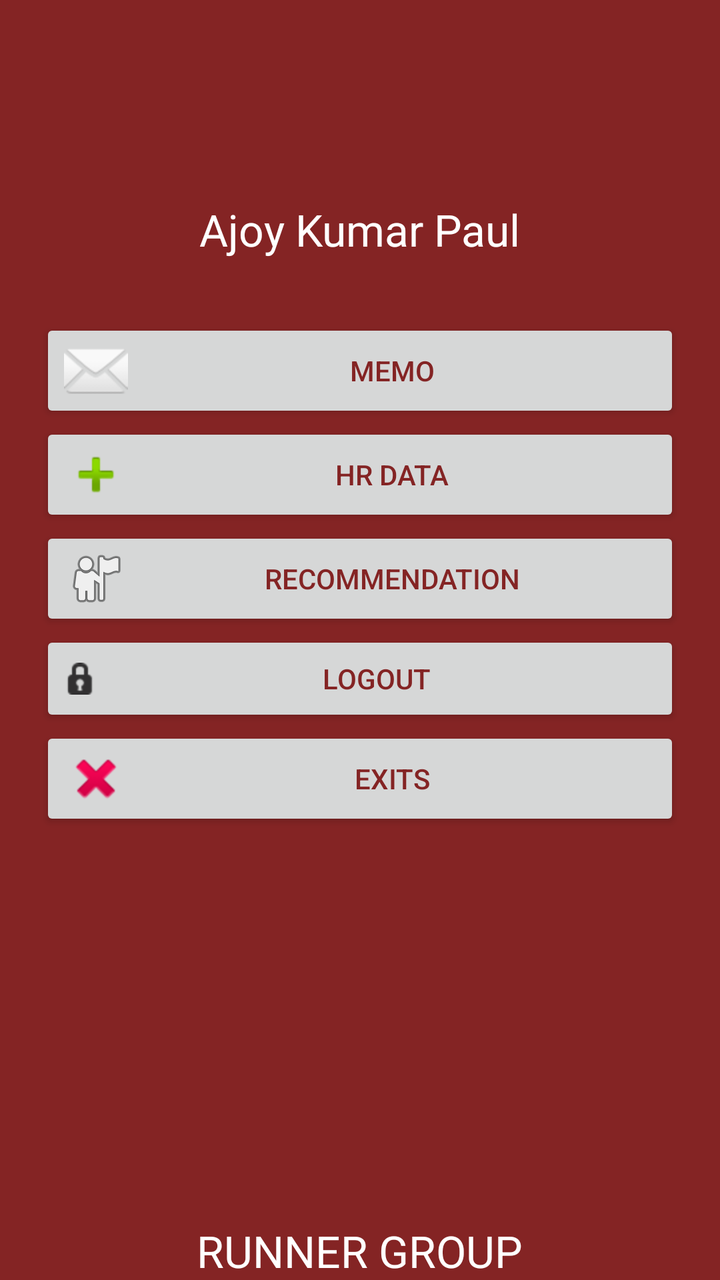
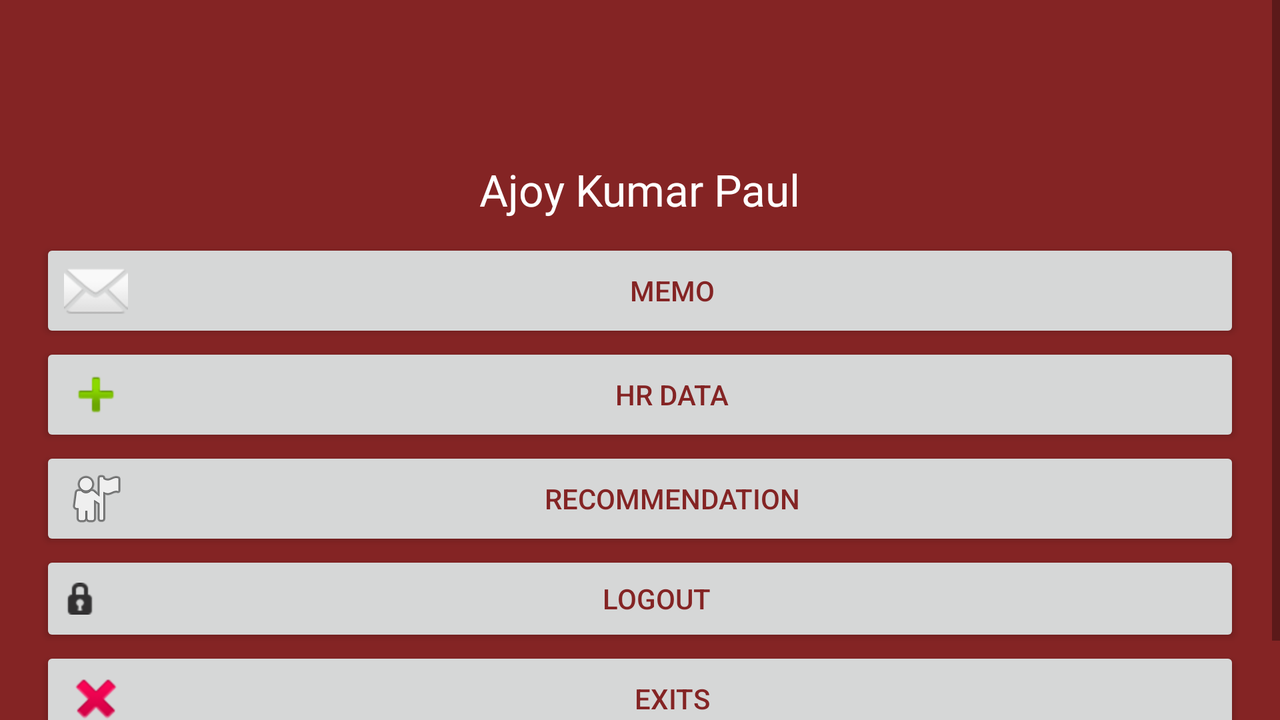

An Android layout and its configuration variant, each rendered on a device that would load it. The default file and the variant file are quoted in full after the pictures.
<!-- AndroidManifest.xml: application theme MyMaterialTheme -->
<!-- res/layout/fragment_home.xml -->
<LinearLayout xmlns:android="http://schemas.android.com/apk/res/android"
    xmlns:tools="http://schemas.android.com/tools"
    android:layout_width="match_parent"
    android:layout_height="match_parent"
    android:background="@color/background_color"
    tools:context=".fragment.HomeFragment">


    <LinearLayout
        android:layout_width="match_parent"
        android:layout_height="match_parent"
        android:layout_marginLeft="20dp"
        android:layout_marginRight="20dp"
        android:layout_marginTop="20dp"
        android:orientation="vertical">


        <ImageView
            android:id="@+id/profile_image"
            android:layout_width="100dp"
            android:layout_height="80dp"
            android:layout_gravity="center"
            android:src="@drawable/ic_search" />

        <TextView
            android:id="@+id/txt_user_name"
            android:layout_width="wrap_content"
            android:layout_height="wrap_content"
            android:layout_gravity="center"
            android:text="Ajoy Kumar Paul"
            android:textAppearance="?android:attr/textAppearanceLarge"
            android:textColor="#ffffff" />

        <Button
            android:id="@+id/btnMemo"
            android:layout_width="match_parent"
            android:layout_height="wrap_content"
            android:layout_marginTop="30dp"
            android:drawableLeft="@android:drawable/ic_dialog_email"

            android:onClick="btnMemoOnClick"
            android:text="Memo"
            android:textColor="@color/background_color" />

        <Button
            android:id="@+id/btnHrData"
            android:layout_width="match_parent"
            android:layout_height="wrap_content"
            android:drawableLeft="@android:drawable/ic_input_add"
            android:onClick="btnHrDataOnclick"
            android:text="HR Data"
            android:textColor="@color/background_color" />

        <Button
            android:id="@+id/btnRecommendation"
            android:layout_width="match_parent"
            android:layout_height="wrap_content"
            android:drawableLeft="@android:drawable/ic_menu_myplaces"
            android:onClick="btnRecommendationOnClick"
            android:text="Recommendation"
            android:textColor="@color/background_color" />

        <Button
            android:id="@+id/btnLogout"
            android:layout_width="match_parent"
            android:layout_height="wrap_content"
            android:drawableLeft="@android:drawable/ic_secure"
            android:onClick="btnLogOutOnClick"
            android:text="Logout"
            android:textColor="@color/background_color" />


        <Button
            android:id="@+id/btnExits"
            android:layout_width="match_parent"
            android:layout_height="wrap_content"
            android:drawableLeft="@android:drawable/ic_delete"
            android:onClick="btnExitsOnClick"
            android:text="EXits"
            android:textColor="@color/background_color" />

        <RelativeLayout
            android:layout_width="match_parent"
            android:layout_height="match_parent">

            <TextView
                android:id="@+id/textView3"
                android:layout_width="wrap_content"
                android:layout_height="wrap_content"
                android:layout_alignParentBottom="true"
                android:layout_centerInParent="true"
                android:text="RUNNER GROUP"
                android:textAppearance="?android:attr/textAppearanceLarge"
                android:textColor="#FFF" />
        </RelativeLayout>


    </LinearLayout>

</LinearLayout>
<!-- resources referenced by this layout -->
<resources>
  <color name="background_color">#842424</color>
  <!-- from res/values-v21/ -->
  <style name="MyMaterialTheme" parent="MyMaterialTheme.Base">
          <item name="android:windowContentTransitions">true</item>
          <item name="android:windowAllowEnterTransitionOverlap">true</item>
          <item name="android:windowAllowReturnTransitionOverlap">true</item>
          <item name="android:windowSharedElementEnterTransition">@android:transition/move</item>
          <item name="android:windowSharedElementExitTransition">@android:transition/move</item>
          <item name="android:toolbarStyle">@android:color/holo_green_light</item>
      </style>
  <style name="MyMaterialTheme.Base" parent="Theme.AppCompat.Light.DarkActionBar">
          <item name="windowNoTitle">true</item>
          <item name="windowActionBar">false</item>
          <item name="colorPrimary">@color/colorPrimary</item>
          <item name="colorPrimaryDark">@color/colorPrimaryDark</item>
          <item name="colorAccent">@color/colorAccent</item>
  
  
      </style>
  <color name="colorPrimary">#842424</color>
  <color name="colorPrimaryDark">#48080e</color>
  <color name="colorAccent">#69161a</color>
</resources>
<!-- res/layout-land/fragment_home.xml (the repository's variant of the layout above) -->
<!-- drawn on the phone turned sideways -->
<LinearLayout xmlns:android="http://schemas.android.com/apk/res/android"
    xmlns:tools="http://schemas.android.com/tools"
    android:layout_width="match_parent"
    android:layout_height="match_parent"
    android:background="@color/background_color"
    tools:context=".fragment.HomeFragment">

    <ScrollView
        android:layout_width="match_parent"
        android:layout_height="match_parent">

        <LinearLayout
            android:layout_width="match_parent"
            android:layout_height="match_parent"
            android:layout_marginLeft="20dp"
            android:layout_marginRight="20dp"
            android:orientation="vertical">


            <ImageView
                android:id="@+id/profile_image"
                android:layout_width="100dp"
                android:layout_height="80dp"
                android:layout_gravity="center"
                android:src="@drawable/ic_search" />

            <TextView
                android:id="@+id/txt_user_name"
                android:layout_width="wrap_content"
                android:layout_height="wrap_content"
                android:layout_gravity="center"
                android:text="Ajoy Kumar Paul"
                android:textAppearance="?android:attr/textAppearanceLarge"
                android:textColor="#ffffff" />

            <Button
                android:id="@+id/btnMemo"
                android:layout_width="match_parent"
                android:layout_height="wrap_content"
                android:layout_marginTop="10dp"
                android:drawableLeft="@android:drawable/ic_dialog_email"

                android:onClick="btnMemoOnClick"
                android:text="Memo"
                android:textColor="@color/background_color" />

            <Button
                android:id="@+id/btnHrData"
                android:layout_width="match_parent"
                android:layout_height="wrap_content"
                android:drawableLeft="@android:drawable/ic_input_add"
                android:onClick="btnHrDataOnclick"
                android:text="HR Data"
                android:textColor="@color/background_color" />

            <Button
                android:id="@+id/btnRecommendation"
                android:layout_width="match_parent"
                android:layout_height="wrap_content"
                android:drawableLeft="@android:drawable/ic_menu_myplaces"
                android:onClick="btnRecommendationOnClick"
                android:text="Recommendation"
                android:textColor="@color/background_color" />

            <Button
                android:id="@+id/btnLogout"
                android:layout_width="match_parent"
                android:layout_height="wrap_content"
                android:drawableLeft="@android:drawable/ic_secure"
                android:onClick="btnLogOutOnClick"
                android:text="Logout"
                android:textColor="@color/background_color" />


            <Button
                android:id="@+id/btnExits"
                android:layout_width="match_parent"
                android:layout_height="wrap_content"
                android:drawableLeft="@android:drawable/ic_delete"
                android:onClick="btnExitsOnClick"
                android:text="EXits"
                android:textColor="@color/background_color" />

            <RelativeLayout
                android:layout_width="match_parent"
                android:layout_height="match_parent">

                <TextView
                    android:id="@+id/textView3"
                    android:layout_width="wrap_content"
                    android:layout_height="wrap_content"
                    android:layout_alignParentBottom="true"
                    android:layout_centerInParent="true"
                    android:text="RUNNER GROUP"
                    android:textAppearance="?android:attr/textAppearanceLarge"
                    android:textColor="#FFF" />
            </RelativeLayout>

        </LinearLayout>
    </ScrollView>


</LinearLayout>
